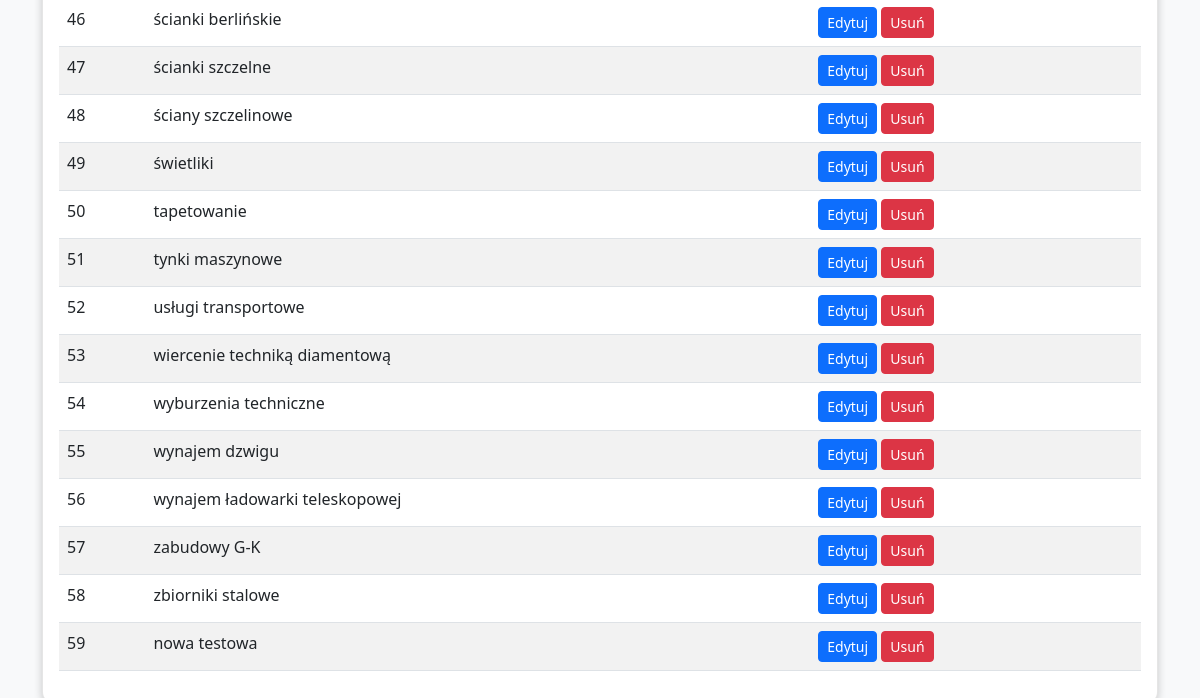
Before: /specialties (lower part) with the older database file.
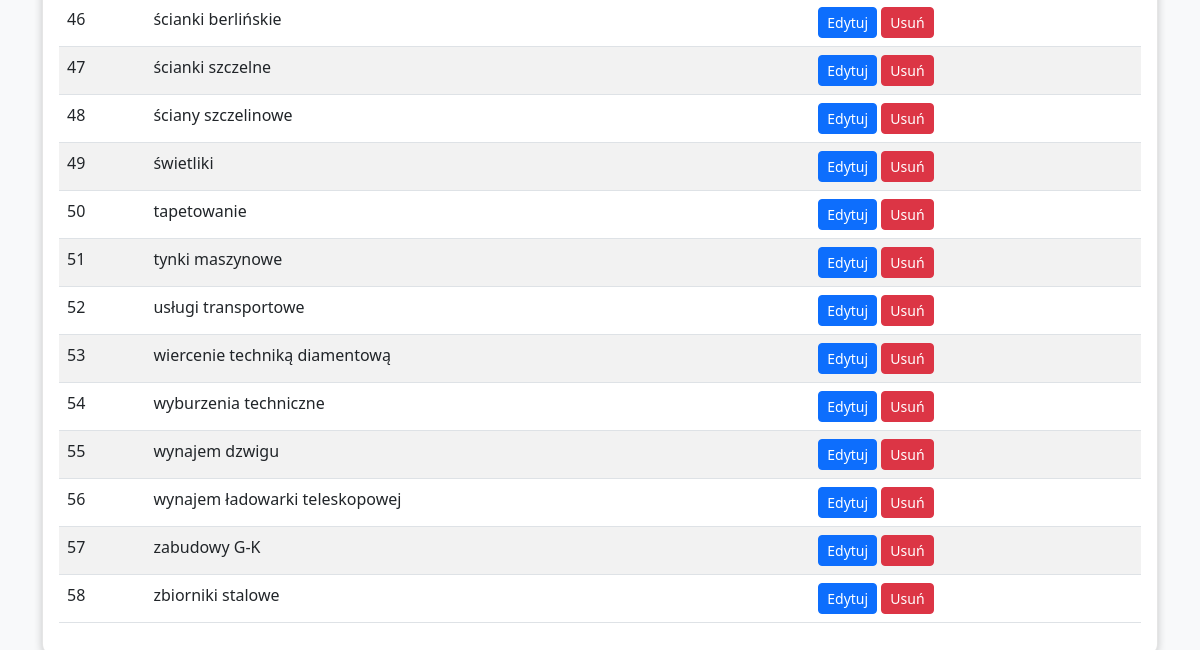
After: the same page with the newer database file.
### app/models.py (models this page shows)
class Specjalnosci(db.Model):
    __tablename__ = 'SPECJALNOSCI'
    ID_SPECJALNOSCI = db.Column(db.Integer, primary_key=True)
    Specjalnosc = db.Column(db.Text)
    firmy_specjalnosci = db.relationship('FirmySpecjalnosci', backref='specjalnosc', lazy='dynamic')

### app/routes.py (the view)
@main.route('/specialties')
def list_specialties():
    specialties = Specjalnosci.query.all()
    return render_template('specialties.html', items=specialties, title='Specjalności')

### app/templates/specialties.html (shortened to what this page needs)
{% extends 'base.html' %}
{% block content %}
<div class="row">
    <div class="col-12">
        <div class="card">
            <div class="card-body">
                <table class="table table-striped">
                    <tbody>
                        {% for item in items %}
                        <tr>
                            <td>{{ item.ID_SPECJALNOSCI }}</td>
                            <td>{{ item.Specjalnosc }}</td>
                            <td>
                                <a href="{{ url_for('main.edit_specialty', id=item.ID_SPECJALNOSCI) }}" class="btn btn-sm btn-primary">Edytuj</a>
                                <form action="{{ url_for('main.delete_specialty', id=item.ID_SPECJALNOSCI) }}" method="POST" style="display: inline;">
                                    <button type="submit" class="btn btn-sm btn-danger" onclick="return confirm('Czy na pewno chcesz usunąć tę specjalność?');">Usuń</button>
                                </form>
                            </td>
                        </tr>
                        {% endfor %}
                    </tbody>
                </table>
            </div>
        </div>
    </div>
</div>
{% endblock %}

Changed rows visible on the page:
removed Specjalnosci: ID_SPECJALNOSCI "59", Specjalnosc "nowa testowa"
